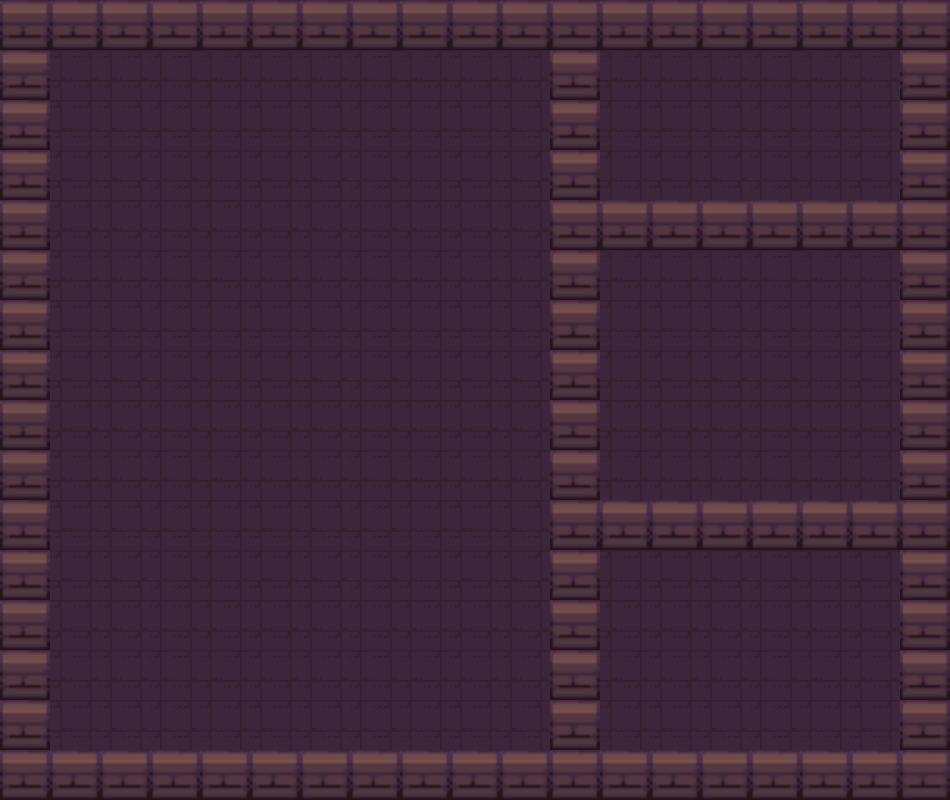

This game map was drawn from its Tiled (.tmx) file and the tilesets committed beside it. A one-line description and the full map source follow:
An orthogonal 19x16 tile map with 50x50 px tiles, 1 tile layer (Capa de patrones 1) and 7 objects.

<map version="1.9" tiledversion="1.9.2" orientation="orthogonal" renderorder="right-down" width="19" height="16" tilewidth="50" tileheight="50" infinite="0" nextlayerid="4" nextobjectid="9">
 <tileset firstgid="1" source="dungeonTileSet1.tsx" />
 <layer id="1" name="Capa de patrones 1" width="19" height="16">
  <data encoding="csv">
1,1,1,1,1,1,1,1,1,1,1,1,1,1,1,1,1,1,1,
1,2,2,2,2,2,2,2,2,2,2,1,2,2,2,2,2,2,1,
1,2,2,2,2,2,2,2,2,2,2,1,2,2,2,2,2,2,1,
1,2,2,2,2,2,2,2,2,2,2,1,2,2,2,2,2,2,1,
1,2,2,2,2,2,2,2,2,2,2,1,1,1,1,1,1,1,1,
1,2,2,2,2,2,2,2,2,2,2,1,2,2,2,2,2,2,1,
1,2,2,2,2,2,2,2,2,2,2,1,2,2,2,2,2,2,1,
1,2,2,2,2,2,2,2,2,2,2,1,2,2,2,2,2,2,1,
1,2,2,2,2,2,2,2,2,2,2,1,2,2,2,2,2,2,1,
1,2,2,2,2,2,2,2,2,2,2,1,2,2,2,2,2,2,1,
1,2,2,2,2,2,2,2,2,2,2,1,1,1,1,1,1,1,1,
1,2,2,2,2,2,2,2,2,2,2,1,2,2,2,2,2,2,1,
1,2,2,2,2,2,2,2,2,2,2,1,2,2,2,2,2,2,1,
1,2,2,2,2,2,2,2,2,2,2,1,2,2,2,2,2,2,1,
1,2,2,2,2,2,2,2,2,2,2,1,2,2,2,2,2,2,1,
1,1,1,1,1,1,1,1,1,1,1,1,1,1,1,1,1,1,1
</data>
 </layer>
 <objectgroup id="3" name="Capa de Objetos 1">
  <object id="2" x="600" y="50">
   <polygon points="0,0 0,700 -50,700 -50,0" />
  </object>
  <object id="3" x="600" y="200">
   <polygon points="0,0 300,0 300,50 0,50" />
  </object>
  <object id="4" x="600" y="500">
   <polygon points="0,0 300,0 300,50 0,50" />
  </object>
  <object id="5" x="900" y="50">
   <polygon points="0,0 50,0 50,750 0,750" />
  </object>
  <object id="6" x="0" y="750">
   <polygon points="0,0 900,0 900,50 0,50" />
  </object>
  <object id="7" x="0" y="750">
   <polygon points="0,0 50,0 50,-750 0,-750" />
  </object>
  <object id="8" x="50" y="0">
   <polygon points="0,0 900,0 900,50 0,50" />
  </object>
 </objectgroup>
</map>
